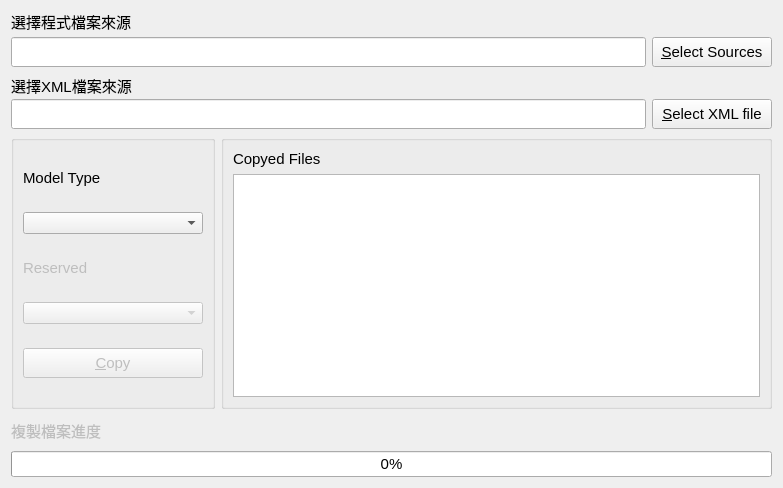
<?xml version="1.0" encoding="UTF-8"?>
<ui version="4.0">
 <class>Window</class>
 <widget class="QWidget" name="Window">
  <property name="geometry">
   <rect>
    <x>0</x>
    <y>0</y>
    <width>783</width>
    <height>488</height>
   </rect>
  </property>
  <property name="windowTitle">
   <string>Xml Parsing</string>
  </property>
  <layout class="QVBoxLayout" name="verticalLayout_3">
   <item>
    <layout class="QVBoxLayout" name="verticalLayout">
     <item>
      <widget class="QLabel" name="label">
       <property name="minimumSize">
        <size>
         <width>0</width>
         <height>20</height>
        </size>
       </property>
       <property name="maximumSize">
        <size>
         <width>16777215</width>
         <height>20</height>
        </size>
       </property>
       <property name="font">
        <font>
         <pointsize>11</pointsize>
        </font>
       </property>
       <property name="text">
        <string>選擇程式檔案來源</string>
       </property>
      </widget>
     </item>
     <item>
      <layout class="QHBoxLayout" name="horizontalLayout">
       <item>
        <widget class="QLineEdit" name="dirEdit">
         <property name="minimumSize">
          <size>
           <width>0</width>
           <height>30</height>
          </size>
         </property>
         <property name="maximumSize">
          <size>
           <width>16777215</width>
           <height>30</height>
          </size>
         </property>
         <property name="readOnly">
          <bool>true</bool>
         </property>
        </widget>
       </item>
       <item>
        <widget class="QPushButton" name="loadSrcButton">
         <property name="minimumSize">
          <size>
           <width>120</width>
           <height>30</height>
          </size>
         </property>
         <property name="maximumSize">
          <size>
           <width>16777215</width>
           <height>30</height>
          </size>
         </property>
         <property name="font">
          <font>
           <pointsize>11</pointsize>
          </font>
         </property>
         <property name="text">
          <string>&amp;Select Sources</string>
         </property>
        </widget>
       </item>
      </layout>
     </item>
    </layout>
   </item>
   <item>
    <layout class="QVBoxLayout" name="verticalLayout_2">
     <item>
      <widget class="QLabel" name="label_2">
       <property name="minimumSize">
        <size>
         <width>0</width>
         <height>20</height>
        </size>
       </property>
       <property name="maximumSize">
        <size>
         <width>16777215</width>
         <height>15</height>
        </size>
       </property>
       <property name="font">
        <font>
         <pointsize>11</pointsize>
        </font>
       </property>
       <property name="text">
        <string>選擇XML檔案來源</string>
       </property>
      </widget>
     </item>
     <item>
      <layout class="QHBoxLayout" name="horizontalLayout_2">
       <item>
        <widget class="QLineEdit" name="dirEdit_2">
         <property name="minimumSize">
          <size>
           <width>0</width>
           <height>30</height>
          </size>
         </property>
         <property name="maximumSize">
          <size>
           <width>16777215</width>
           <height>30</height>
          </size>
         </property>
         <property name="readOnly">
          <bool>true</bool>
         </property>
        </widget>
       </item>
       <item>
        <widget class="QPushButton" name="loadXmlButton">
         <property name="minimumSize">
          <size>
           <width>120</width>
           <height>30</height>
          </size>
         </property>
         <property name="maximumSize">
          <size>
           <width>16777215</width>
           <height>30</height>
          </size>
         </property>
         <property name="font">
          <font>
           <pointsize>11</pointsize>
          </font>
         </property>
         <property name="text">
          <string>&amp;Select XML file</string>
         </property>
        </widget>
       </item>
      </layout>
     </item>
    </layout>
   </item>
   <item>
    <layout class="QHBoxLayout" name="horizontalLayout_3">
     <item>
      <widget class="QGroupBox" name="groupBox">
       <property name="title">
        <string/>
       </property>
       <layout class="QGridLayout" name="gridLayout">
        <item row="4" column="0">
         <widget class="QComboBox" name="comboBox_2">
          <property name="enabled">
           <bool>false</bool>
          </property>
         </widget>
        </item>
        <item row="5" column="0">
         <widget class="QPushButton" name="runButton">
          <property name="enabled">
           <bool>false</bool>
          </property>
          <property name="minimumSize">
           <size>
            <width>0</width>
            <height>30</height>
           </size>
          </property>
          <property name="maximumSize">
           <size>
            <width>16777215</width>
            <height>30</height>
           </size>
          </property>
          <property name="font">
           <font>
            <pointsize>11</pointsize>
           </font>
          </property>
          <property name="text">
           <string>&amp;Copy</string>
          </property>
         </widget>
        </item>
        <item row="2" column="0">
         <widget class="QComboBox" name="comboBox">
          <property name="minimumSize">
           <size>
            <width>180</width>
            <height>0</height>
           </size>
          </property>
         </widget>
        </item>
        <item row="1" column="0">
         <widget class="QLabel" name="label_4">
          <property name="maximumSize">
           <size>
            <width>16777215</width>
            <height>20</height>
           </size>
          </property>
          <property name="font">
           <font>
            <pointsize>11</pointsize>
           </font>
          </property>
          <property name="text">
           <string>Model Type</string>
          </property>
         </widget>
        </item>
        <item row="3" column="0">
         <widget class="QLabel" name="label_5">
          <property name="enabled">
           <bool>false</bool>
          </property>
          <property name="maximumSize">
           <size>
            <width>16777215</width>
            <height>20</height>
           </size>
          </property>
          <property name="font">
           <font>
            <pointsize>11</pointsize>
           </font>
          </property>
          <property name="text">
           <string>Reserved</string>
          </property>
         </widget>
        </item>
       </layout>
      </widget>
     </item>
     <item>
      <widget class="QGroupBox" name="groupBox_2">
       <property name="title">
        <string/>
       </property>
       <layout class="QVBoxLayout" name="verticalLayout_5">
        <item>
         <widget class="QLabel" name="label_3">
          <property name="font">
           <font>
            <pointsize>11</pointsize>
           </font>
          </property>
          <property name="text">
           <string>Copyed Files</string>
          </property>
         </widget>
        </item>
        <item>
         <widget class="QListWidget" name="dstFileList"/>
        </item>
       </layout>
      </widget>
     </item>
    </layout>
   </item>
   <item>
    <widget class="QLabel" name="renameTypeLabel">
     <property name="enabled">
      <bool>false</bool>
     </property>
     <property name="sizePolicy">
      <sizepolicy hsizetype="Expanding" vsizetype="Preferred">
       <horstretch>0</horstretch>
       <verstretch>0</verstretch>
      </sizepolicy>
     </property>
     <property name="minimumSize">
      <size>
       <width>400</width>
       <height>30</height>
      </size>
     </property>
     <property name="maximumSize">
      <size>
       <width>16777215</width>
       <height>30</height>
      </size>
     </property>
     <property name="font">
      <font>
       <pointsize>11</pointsize>
       <bold>false</bold>
      </font>
     </property>
     <property name="text">
      <string>複製檔案進度</string>
     </property>
    </widget>
   </item>
   <item>
    <widget class="QProgressBar" name="progressBar">
     <property name="font">
      <font>
       <pointsize>11</pointsize>
      </font>
     </property>
     <property name="value">
      <number>0</number>
     </property>
    </widget>
   </item>
  </layout>
 </widget>
 <resources/>
 <connections/>
</ui>
